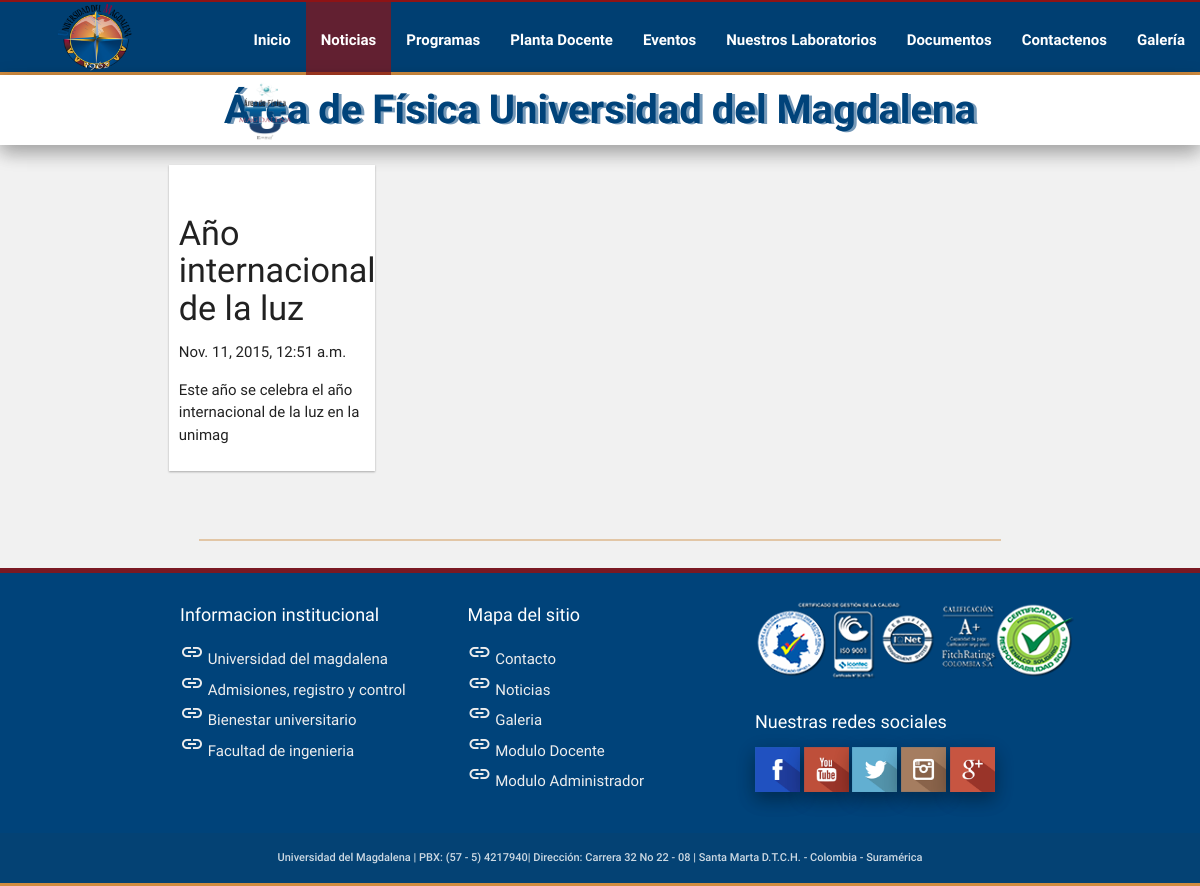
The page /noticias/ on the database as committed earlier.
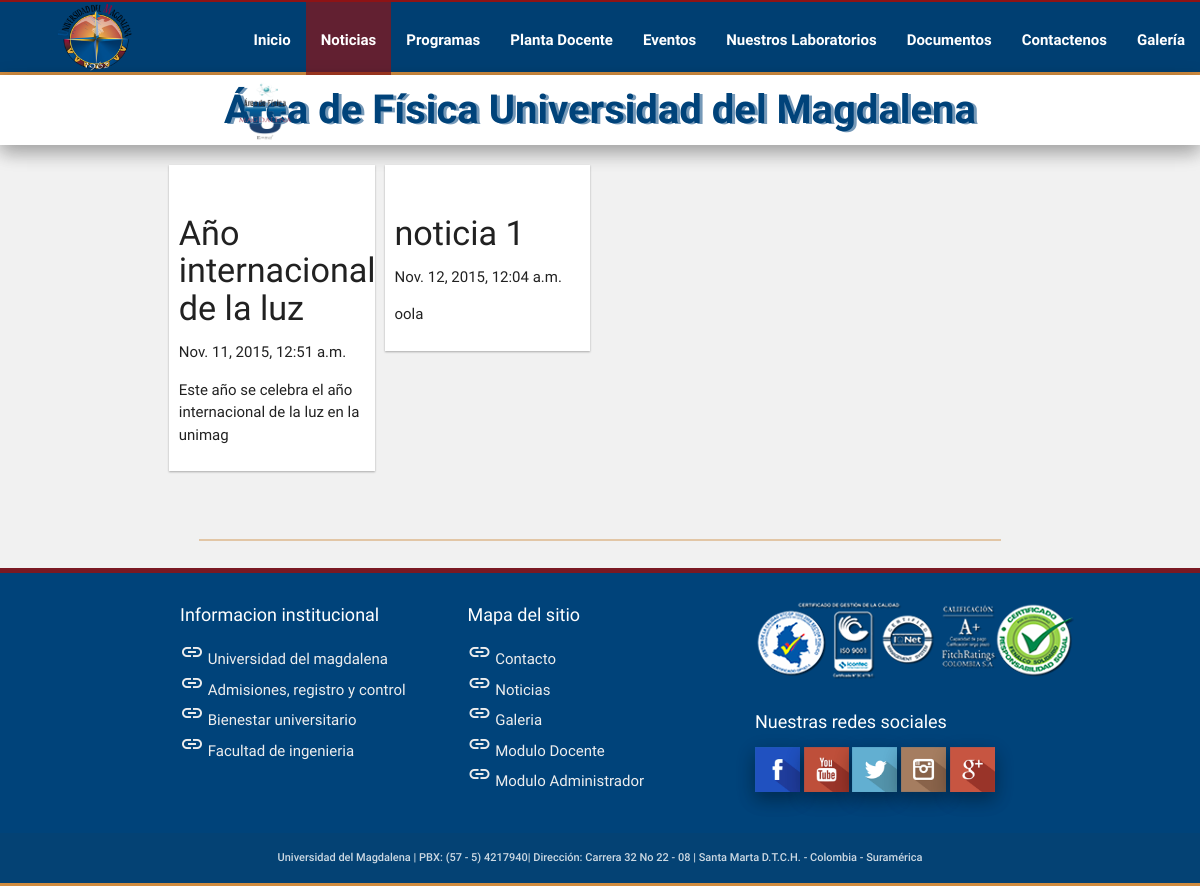
The same page on the database as committed later.
### sitio_web/models.py (models this page shows)
class TimeStampedModel(models.Model):
    created = models.DateTimeField(auto_now_add=True, verbose_name="fecha de creacion")
    modified = models.DateTimeField(auto_now=True, verbose_name="fecha de actualizacion")
    class Meta:
        abstract = True

class Noticias(TimeStampedModel):
	titulo = models.CharField(max_length=255, blank=True, null=True)
	informacion = models.TextField()
	imagen = models.ImageField(upload_to="noticias/",verbose_name="Noticias" , blank=True, null=True)
	def __unicode__(self):
		return self.titulo

### sitio_web/views.py (the view)
# urls.py: url(r'^noticias/$', views.NoticiasView.as_view(), name="noticias"), #search
class NoticiasView(TemplateView):
	template_name = 'noticias.html'
	def get_context_data(self, **kwargs):
		context = super(NoticiasView, self).get_context_data(**kwargs)
		context['noticias'] = Noticias.objects.all()
		print context
		return context

### sitio_web/templates/noticias.html (shortened to what this page needs)
{% extends "base.html" %}
{% load staticfiles %}
{% block extracss %}
  <link rel="stylesheet" type="text/css" href="{% static "css/robot.css"%}">
{% endblock %}
{% block content %}
<div class="container">
  <div class="row">
    {% if  noticias %}
      <section id="pinBoot" style="margin-top: 20px;">
      {% for noticia in noticias %}
          <article class="white-panel"><img  id="img" src="{{ noticia.imagen.url }}" alt="">
            <h4>{{ noticia.titulo}}</h4>
            <span>{{ noticia.created}}</span>
            <p>{% autoescape off %} {{ noticia.informacion }}{% endautoescape %}</p>
          </article>
      {% endfor %}
      </section>
    {% else %}
    <div style="height: 300px; margin-top: 150px; ">
      <h2 class="center-align" style="color: #ccc;">No hay noticias</h2>
    </div>
  {% endif%}
    <hr>
  </div>
</div>
{% endblock %}

### sitio_web/templates/base.html (shortened to what this page needs)
<!DOCTYPE html>
<html>
  <head>
    {% load staticfiles %}
    <link type="text/css" rel="stylesheet" href="{% static "css/materialize.min.css" %}"  media="screen,projection"/>
    <link type="text/css" rel="stylesheet" href="{% static "css/icon.css" %}"  media="screen,projection"/>
    <link type="text/css" rel="stylesheet" href="{% static "css/styles.css" %}"  media="screen,projection"/>
    <link type="text/css" rel="stylesheet" href="{% static "css/animate.css" %}"  media="screen,projection"/>
    {% block extracss  %}
    {% endblock %}
  </head>
  <body>
    {% block header %}
    <header>
            <nav class="nav_insti " id="nav">
              <div class="nav-wrapper" style="   line-height: 76px !important;">
              <a href="#!" class="brand-logo animated  bounceInDown timer" style="   line-height: 83px; left: 40px;
                   position: relative;"><img src="{% static "images/logo.png" %}" width="110px" height="70px" >
                <ul class="right hide-on-med-and-down animated  bounceInUp">
                  <li><a class="nav_bold" href="/"> Inicio</a></li>
                  <li><a class="nav_bold" href="/noticias/" >Noticias </a></li>
                  <li><a class="nav_bold" href="/cursos/"> Programas</a></li>
                  <li><a class="nav_bold" href="/docentes/"> Planta Docente</a></li>
                  <li><a class="nav_bold" href="/eventos/"> Eventos </a></li>
                  <li><a class="nav_bold" href="/laboratorios/">Nuestros Laboratorios</a></li>
                  <li><a class="nav_bold" href="/materiales/">Documentos</a></li>
                  <li><a class="nav_bold" href="/contactenos/">Contactenos</a></li>
                  <li><a class="nav_bold" href="/galeria/">Galería</a></li>
                </ul>
              </div>
            </nav>
             <div class="z-depth-2 " class="center" style="border:1px solid #fff; position:relative;  height: 70px; background-color: #fff;"><h5 style="
                font-size: 40px !important;
                font-weight: bold; text-shadow: 3px 1px rgba(0, 67, 124, 0.54);
                 color: rgb(0, 67, 122);
                 top: 10px;
                 left: 50px; " align="center" class="animated  bounceInRight">Área de Física Universidad del Magdalena</h5>
                 <a href="#">
                <img  class="animated  bounceInLeft"  src="{% static "images/fisica.png" %}" width="60px" height="60px" style="position: relative;
                top: -61px;
                 left: 234px;"  class="responsive-img">
                </a>
              </div>
    </header>
    {% endblock %}
      {% block content %}
      {% endblock %}
    {% block footer %}
      <footer class="page-footer foor_pro">
          <div class="container">
            <div class="row">
              <div class="col l4" align="left">
                <h5 class="white-text">Informacion institucional</h5>
                <div align="left">
                <ul class="list-icon">
                  <li><a class="grey-text text-lighten-3" href="#!"><i class="material-icons">insert_link</i> Universidad del magdalena</a></li>
                  <li><a class="grey-text text-lighten-3" href="#!"><i class="material-icons">insert_link</i> Admisiones, registro y control</a></li>
                  <li><a class="grey-text text-lighten-3" href="#!"><i class="material-icons">insert_link</i> Bienestar universitario</a></li>
                  <li><a class="grey-text text-lighten-3" href="#!"><i class="material-icons">insert_link</i> Facultad de ingenieria</a></li>
                </ul>
                </div>
              </div>
               <div class="col l4" align="left">
                <h5 class="white-text">Mapa del sitio</h5>
                <div align="left">
                  <ul class="list-icon">
                      <li><a class="grey-text text-lighten-3" href="#!"><i class="material-icons">insert_link</i> Contacto </a></li>
                      <li><a class="grey-text text-lighten-3" href="#!"><i class="material-icons">insert_link</i> Noticias </a></li>
                      <li><a class="grey-text text-lighten-3" href="#!"><i class="material-icons">insert_link</i> Galeria</a></li>
                      <li><a class="grey-text text-lighten-3" href="/docente/"><i class="material-icons">insert_link</i> Modulo Docente</a></li>
                      <li><a class="grey-text text-lighten-3" href="/admin/"><i class="material-icons">insert_link</i> Modulo Administrador</a></li>
                    </ul>
                </div>
              </div>
              <div class="col l4">
               <img src="{% static "images/calidad.png" %}" alt="" class="">
                <h5 class="white-text">Nuestras redes sociales</h5>
                <ul class="social-btns">
                    <a href="#!"><img src="{% static "images/Social/facebook.png" %}" alt="" class="z-depth-2" width="45px"></a>
                    <a href="#!"><img src="{% static "images/Social/Youtube.png" %}" alt="" class="z-depth-2"  width="45px"></a>
                    <a href="#!"><img src="{% static "images/Social/twitter.png" %}" alt="" class="z-depth-2"  width="45px"></a>
                    <a href="#!"><img src="{% static "images/Social/instagram.png" %}" alt="" class="z-depth-2"  width="45px"></a>
                    <a href="#!"><img src="{% static "images/Social/googleplus.png" %}" alt="" class="z-depth-2"  width="45px"></a>
                  </ul>
              </div>
            </div>
          </div>
          <div class="footer-copyright">
            <div class="container">
           <div class="ftr-text" style="text-align: center; font-size: 11px;">
          <strong><strong>Universidad del Magdalena</strong> | PBX: (57 - 5) 4217940| Dirección: Carrera 32 No 22 - 08 | Santa Marta D.T.C.H. - Colombia - Suramérica
          </strong></div></div></div>
      </footer>
    {% endblock %}
  </body>
</html>

### sitio_web/static/css/styles.css (style rules this page uses)
.nav-wrapper,.page-footer { background-color: #003F72 !important; }
h5 { font-size: 1.2rem !important; }
.nav_insti { background-color: #00437A !important; height: 75px !important; border-bottom: 3px solid #D18C3F; border-top: 2px solid #8E1315; }
.foor_pro { margin-top: 0px; background-color: #00437A !important; border-bottom: 3px solid #D18C3F; border-top: 5px solid rgba(142, 19, 21, 0.86); }
hr { border: 1px solid rgba(206, 138, 62, 0.42); width: 800px; }
.nav_bold { font-weight: bold; }
#pinBoot { position: relative; max-width: 100%; width: 100%; }
.white-panel { position: absolute; background: white; box-shadow: 0px 1px 2px rgba(0, 0, 0, 0.3); padding: 10px; }

### sitio_web/templates/base.html (style rules this page uses)
body { background-color: #F1F1F1; }

Rows that differ between the two databases and show on the page:
added Noticias: titulo "noticia 1", created "Nov. 12, 2015, 12:04 a.m.", informacion "oola"
